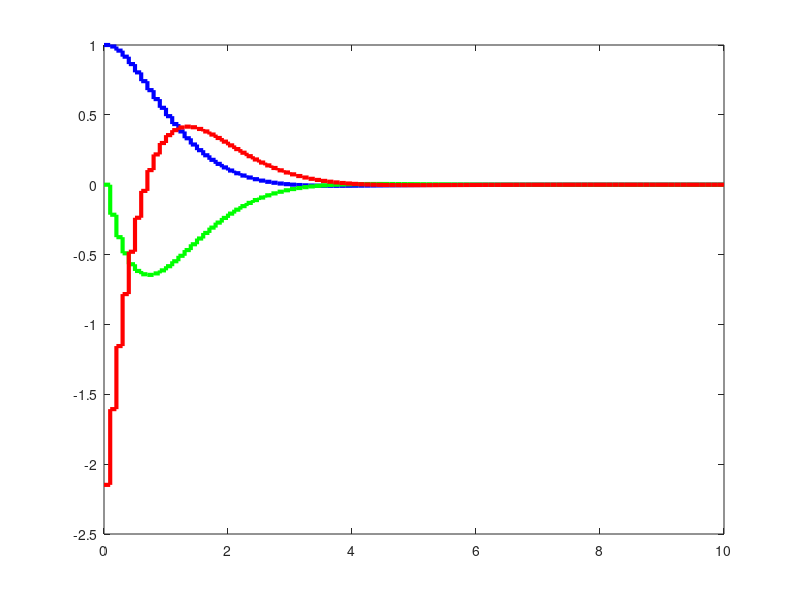

The MATLAB source for this figure: (Note: this script raises an error after producing the figure.)
A = [0 1; 0 0]; B = [0;1]; C = eye(2); D = 0;

sysc = ss(A,B,C,D);

Ts = 0.1;
sysd = c2d(sysc, Ts, 'zoh');

[G,H,C,D] = ssdata(sysd);

Q = [30 0; 0 10]; R = 5;

[K, P, E] = dlqr(G,H,Q,R);

t = 0:0.1:10;

sysd_cl = ss(G-H*K, H, C, D, Ts);

y = initial(sysd_cl, [1; 0], t);

x1 = y(:,1);
x2 = y(:,2);

stairs(t, x1, 'b', 'linewidth', 3); hold on
stairs(t, x2, 'g', 'linewidth', 3);


u = -K*y';
stairs(t, u, 'r', 'LineWidth', 3);
legend('x1', 'x2', 'u', fontsize=16)
a = gca; a.FontSize=16;
grid on
hold off